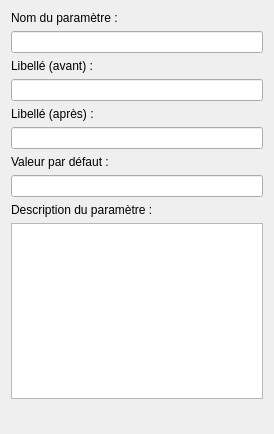
<?xml version="1.0" encoding="UTF-8"?>
<ui version="4.0">
 <class>WidgetString</class>
 <widget class="QWidget" name="WidgetString">
  <property name="geometry">
   <rect>
    <x>0</x>
    <y>0</y>
    <width>274</width>
    <height>434</height>
   </rect>
  </property>
  <property name="sizePolicy">
   <sizepolicy hsizetype="Fixed" vsizetype="Expanding">
    <horstretch>0</horstretch>
    <verstretch>0</verstretch>
   </sizepolicy>
  </property>
  <property name="windowTitle">
   <string>Form</string>
  </property>
  <layout class="QVBoxLayout" name="verticalLayout">
   <item>
    <widget class="QLabel" name="label">
     <property name="text">
      <string>Nom du paramètre :</string>
     </property>
    </widget>
   </item>
   <item>
    <widget class="QLineEdit" name="alias"/>
   </item>
   <item>
    <widget class="QLabel" name="label_2">
     <property name="text">
      <string>Libellé (avant) :</string>
     </property>
    </widget>
   </item>
   <item>
    <widget class="QLineEdit" name="libBefore"/>
   </item>
   <item>
    <widget class="QLabel" name="label_4">
     <property name="text">
      <string>Libellé (après) :</string>
     </property>
    </widget>
   </item>
   <item>
    <widget class="QLineEdit" name="libAfter"/>
   </item>
   <item>
    <widget class="QLabel" name="label_6">
     <property name="text">
      <string>Valeur par défaut :</string>
     </property>
    </widget>
   </item>
   <item>
    <widget class="QLineEdit" name="defaultValue"/>
   </item>
   <item>
    <widget class="QLabel" name="label_3">
     <property name="text">
      <string>Description du paramètre :</string>
     </property>
    </widget>
   </item>
   <item>
    <widget class="QPlainTextEdit" name="description">
     <property name="sizePolicy">
      <sizepolicy hsizetype="Preferred" vsizetype="Expanding">
       <horstretch>0</horstretch>
       <verstretch>0</verstretch>
      </sizepolicy>
     </property>
    </widget>
   </item>
   <item>
    <spacer name="verticalSpacer">
     <property name="orientation">
      <enum>Qt::Vertical</enum>
     </property>
     <property name="sizeHint" stdset="0">
      <size>
       <width>20</width>
       <height>40</height>
      </size>
     </property>
    </spacer>
   </item>
  </layout>
 </widget>
 <resources/>
 <connections/>
</ui>
